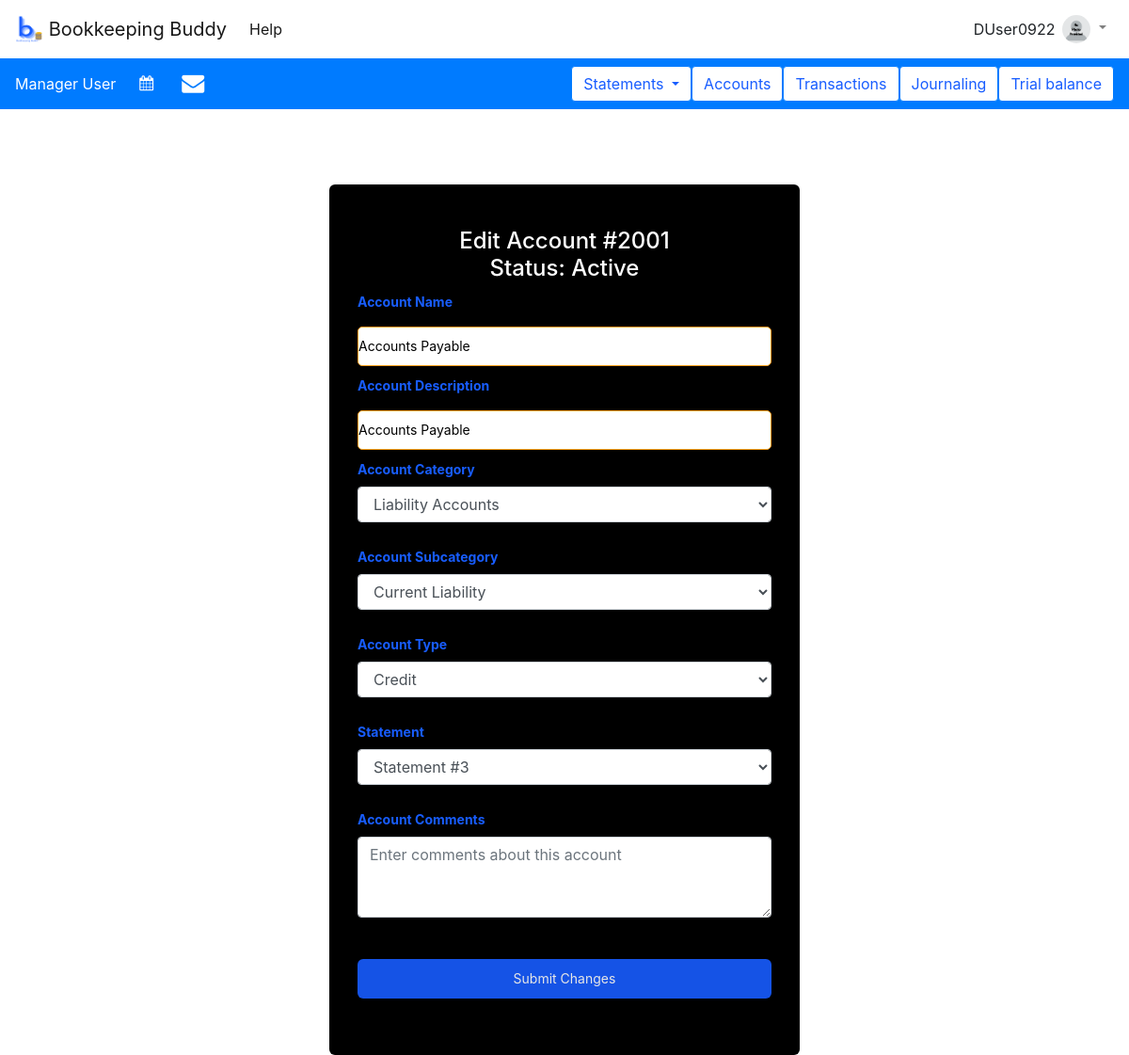
Page /fin_accts/edit_acct/2001 (signed in) on the earlier database version.
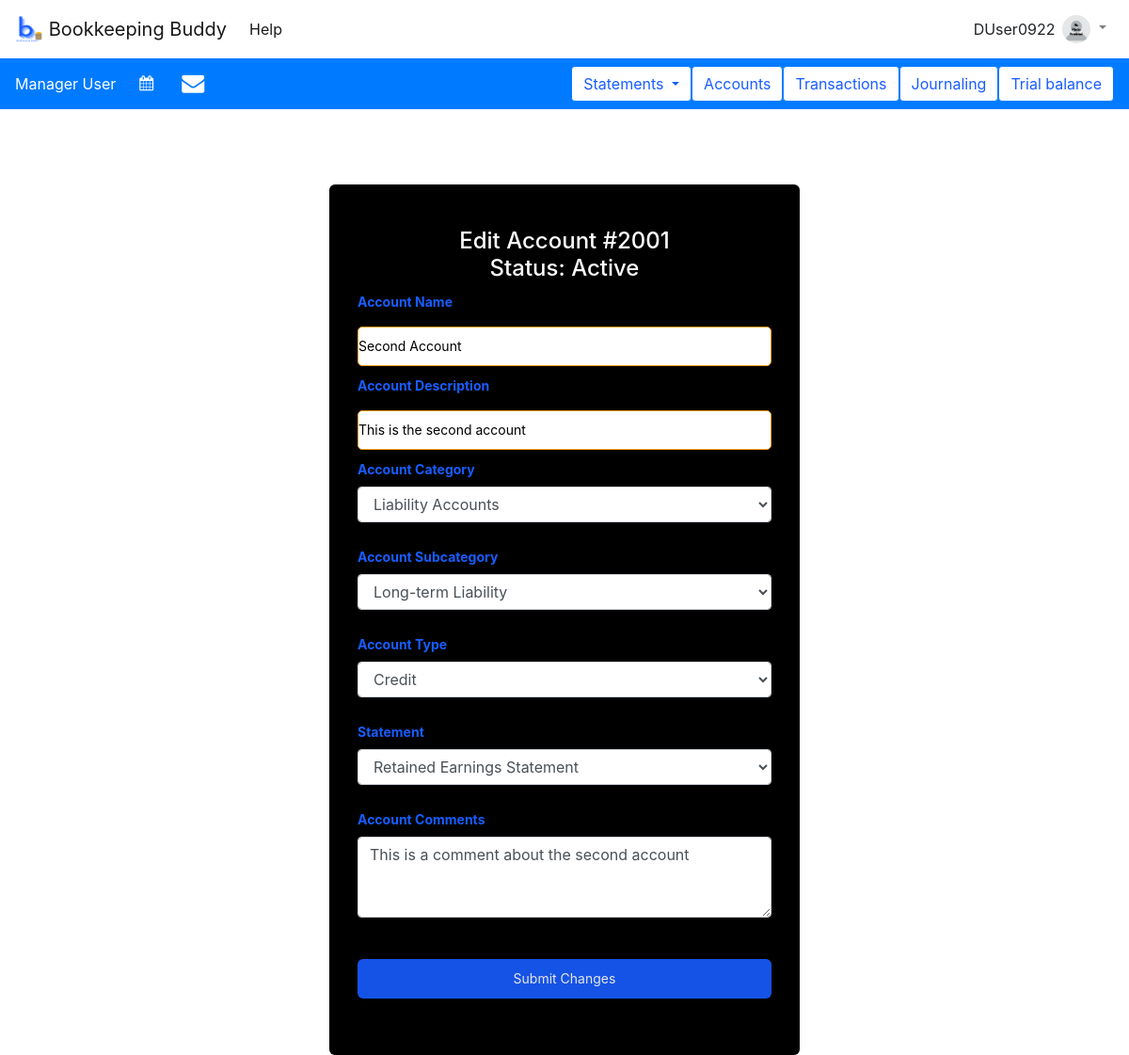
Same page on the later database version.
### tables this page shows
CREATE TABLE accounts (
    acct_name TEXT NOT NULL UNIQUE,
    acct_num INTEGER PRIMARY KEY AUTOINCREMENT UNIQUE,
    acct_desc TEXT,
    /* category to which this account belongs. Must be in
       the acct_categories table */
    acct_category INTEGER NOT NULL REFERENCES acct_categories(number),
    /* Account subcategory. Must be in subcategory table */
    acct_subcategory INTEGER NOT NULL REFERENCES subcategories(id_num),
    /* debit acct == 1, credit acct == 0 */
    debit INTEGER NOT NULL,
    /* stored as cents (no decimals) */
    initial_bal INTEGER NOT NULL,
    /* stored as cents (no decimals) */
    balance INTEGER NOT NULL,
    /* string in the format YYYY-MM-DD */
    date_created TEXT NOT NULL,
    /* must have been created by someone in users table */
    created_by TEXT NOT NULL REFERENCES users(username),
    /* financial statement which uses this account */
    statement INTEGER NOT NULL REFERENCES statements(number),
    /* Comment about this account */
    comment TEXT,
    /* Account active? 0 == inactive, 1 == active */
    active INTEGER DEFAULT 0 NOT NULL
);

CREATE TABLE subcategories (
    /* Unique ID for this subcategory */
    id_num INTEGER PRIMARY KEY AUTOINCREMENT UNIQUE,
    /* Which category does this subcategory belong to? */
    category INTEGER REFERENCES acct_categories(number),
    /* Name of this subcategory */
    name TEXT NOT NULL
);

CREATE TABLE acct_categories (
    /* name of this category */
    name TEXT NOT NULL,
    /* unique identifier for this category */
    number INTEGER PRIMARY KEY UNIQUE
);

CREATE TABLE statements(
    /* unique identifier for this statement */
    number INTEGER PRIMARY KEY UNIQUE,
    /* name of this statement */
    name TEXT NOT NULL
);

### appl_domain/fin_accts.py (the view, shortened to what this page needs)
@bp.route('/edit_acct/<account_num>', methods=('GET', 'POST'))
@login_required
def edit_account(account_num):
    db = get_db()
    account = db.execute(
        "SELECT * from accounts WHERE acct_num = ?", (account_num,)
    ).fetchone()
    categories = db.execute(
        "SELECT * FROM acct_categories"
    ).fetchall()
    subcategories = db.execute(
        "SELECT * FROM subcategories"
    ).fetchall()
    statements = db.execute(
        "SELECT * FROM statements"
    ).fetchall()
    account = db.execute(
        "SELECT * from accounts WHERE acct_num = ?", (account_num,)
    ).fetchone()
    return render_template('fin_accts/create_account.html',
                           account=account,
                           statements=statements,
                           categories=categories,
                           subcategories=subcategories)

### appl_domain/auth.py (called while the page is built)
def login_required(view):
    @functools.wraps(view)
    def wrapped_view(**kwargs):
        if g.user is None:
            return redirect(url_for('auth.login'))
        return view(**kwargs)
    return wrapped_view

@bp.before_app_request
def load_logged_in_user():
    username = session.get('username')
    if username is None:
        g.user = None
    else:
        g.user = get_db().execute(
            "SELECT * FROM users WHERE username = ?", (username,)
        ).fetchone()

### appl_domain/db.py (called while the page is built)
def get_db():
    if 'db' not in g:
        g.db = sqlite3.connect(
            current_app.config['DATABASE'],
            detect_types=sqlite3.PARSE_DECLTYPES
        )
        g.db.row_factory = sqlite3.Row
    return g.db

### appl_domain/templates/fin_accts/create_account.html (shortened to what this page needs)
{% extends 'base.html' %}
{% block content %}
<div class = "loginbox">
    <form class = "box" method="post">
        <h1>
    {% block title %}
        {% if account %}
            Edit Account #{{ account['acct_num'] }}
        {% else %}
            Create a new financial account
        {% endif %}
    {% endblock %}
    {% if account %}
        <br>
        Status: {% if account['active'] == 1 %}Active{% else %}Inactive{% endif %}
    {% endif %}
    </h1>
        <label for="acct_name">Account Name</label>
        <input name="acct_name" placeholder="Enter a name for the new account" id="acct_name" {% if account %} value="{{ account['acct_name'] }}" {% endif %}required>
        <br>
        <label for="acct_desc">Account Description</label>
        <input name="acct_desc" placeholder="Enter a description of the new account" id="acct_desc" {% if account %} value="{{ account['acct_desc'] }}" {% endif %}required>
        <br>
        <label for="acct_category">Account Category</label>
        <select name="acct_category" id="acct_category" class="form-control">
            {% for category in categories %}
            <option value="{{ category['number'] }}" {% if account and account['acct_category'] == category['number'] %} selected {% endif %}>{{ category['name'] }}</option>
            {% endfor %}
        </select>
        <br>
        <label for="acct_subcategory">Account Subcategory</label>
        <select name="acct_subcategory" id="acct_subcategory", class="form-control">
            {% for category in categories %}
                <optgroup label="{{ category['name'] }}">
                    {% for subcategory in subcategories %}
                        {% if subcategory['category'] == category['number'] %}
                            <option value="{{ subcategory['id_num'] }}" {% if account and account['acct_subcategory'] == subcategory['id_num'] %} selected {% endif %}>{{ subcategory['name'] }}</option>
                        {% endif %}
                    {% endfor %}
                </optgroup>
            {% endfor %}
        </select>
        <br>
        <label for="debit">Account Type</label>
        <select name="debit" id="debit" class="form-control">
            <option value="0" {% if account and account['debit'] == 0 %} selected {% endif %}>Credit</option>
        </select>
        <br>
        <label for="statement">Statement</label>
        <select name="statement" id="statement" class="form-control">
            {% for statement in statements %}
                <option value="{{ statement['number'] }}" {% if account and account['statement'] == statement['number'] %} selected {% endif %}>{{ statement['name'] }}</option>
            {% endfor %}
        </select>
        <br>
        <label for="comment">Account Comments</label>
         <textarea class="form-control" name="comment" id="comment" placeholder="Enter comments about this account" rows="3">{% if account %}{{ account['comment'] }}{% endif %}</textarea>
        <br>
            <input  data-toggle="tooltip" data-placement="top" title="Create a new financial account" class = "submit" type="submit" value="{% if account %}Submit Changes{% else %}Create Account{% endif %}"/>
    </form>
    </div>
{% endblock %}

Differences in the rows shown:
changed accounts "Credit": acct_name "Accounts Payable" → "Second Account"; acct_desc "Accounts Payable" → "This is the second account"; acct_subcategory "Current Liability" → "Long-term Liability"; statement "Statement #3" → "Retained Earnings Statement"; comment (not shown) → "This is a comment about the second account"
